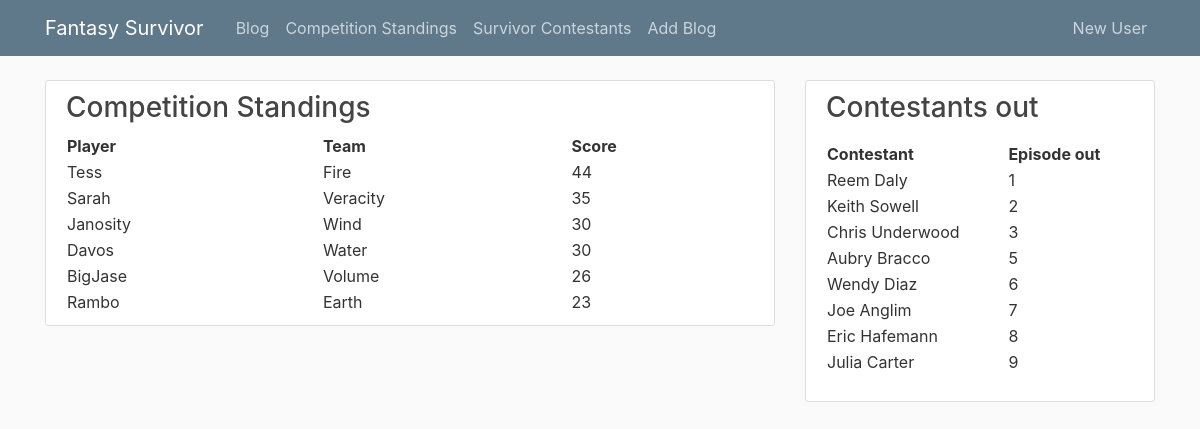
The app's page /leaderboard with its own data.
### tables this page shows
CREATE TABLE ParticipatingUser
(user_nm varchar(255), 
primary key (user_nm),
FOREIGN key (user_nm) REFERENCES CompUser);

CREATE TABLE Team
(team_nm varchar(255),
user_nm varchar(255),
comp_nm varchar(255),
primary key (team_nm),
foreign key (user_nm) REFERENCES ParticipatingUser,
FOReign key (comp_nm) REFERENCES FantasyCompetition);

CREATE TABLE Contestant
(contestant_id INTEGER PRIMARY KEY AUTOINCREMENT, 
name varchar(255),
age INT,
sex char(15),
origin_town varchar(255),
season_no INT,
ep_no INT,
position_out INT,
foreign key (season_no) references Season,
foreign key (ep_no) references Episode
);

### survivorcomp.py (the view)
@app.route("/")
@app.route("/leaderboard")
def board():
    conn = sqlite3.connect('survivor.db')
    conn.row_factory = dict_factory
    c = conn.cursor()
    query = 'select p.user_nm, t.team_nm, c.name, c.ep_no\
        FROM ParticipatingUser p, Team t, Based_on b, Contestant c\
        WHERE t.user_nm=p.user_nm and b.team_nm=t.team_nm and b.contestant_id=c.contestant_id'
    c.execute(query)
    df = pd.DataFrame(c.fetchall())
    c.execute('Select MAX(ep_no) as max from Episode')
    epmax = c.fetchall()[0]['max']
    df = df.fillna(epmax+1)
    leader_board = df.groupby(['user_nm', 'team_nm'])['ep_no'].agg('sum').reset_index(). \
        sort_values(['ep_no'], ascending=False).rename(columns={'ep_no':'score'})
    return render_template('leaderboard.html', leader_board=leader_board)

### survivorcomp.py (called while the page is built)
def dict_factory(cursor, row):
    d = {}
    for idx, col in enumerate(cursor.description):
        d[col[0]] = row[idx]
    return d

@app.context_processor
def feed_layout():
    conn = sqlite3.connect('survivor.db')
    conn.row_factory = dict_factory
    c = conn.cursor()
    c.execute("SELECT name, ep_no \
        FROM contestant \
        Where ep_no is not Null \
        order by ep_no")
    out_cons = c.fetchall()
    return dict(out_cons=out_cons)

### templates/leaderboard.html
{% extends "layout.html" %}
{% block content %}
<div class="content-section">
<h3>Competition Standings</h3>
<table style="width:100%">
    <tr>
        <th>Player</th>
        <th>Team</th>
        <th>Score</th>
    </tr>
   {% for idx, row in leader_board.iterrows()%}
      <tr>
        <td>{{ row.user_nm }}</td>
        <td>{{ row.team_nm }}</td>
        <td>{{ '%d' | format(row.score) }}</td>
    </tr>
{% endfor %}
</table>
</div>
{% endblock content %}

### templates/layout.html (shortened to what this page needs)
<!DOCTYPE html>
<html>
<head>
    <link rel="stylesheet" href="https://maxcdn.bootstrapcdn.com/bootstrap/4.0.0/css/bootstrap.min.css">
    <link rel="stylesheet" type="text/css" href="{{ url_for('static', filename='main.css') }}">
</head>
<body>
    <header class="site-header">
      <nav class="navbar navbar-expand-md navbar-dark bg-steel fixed-top">
        <div class="container">
          <a class="navbar-brand mr-4" href="/">Fantasy Survivor</a>
          <div class="collapse navbar-collapse" id="navbarToggle">
            <div class="navbar-nav mr-auto">
              <a class="nav-item nav-link" href="{{ url_for('blog') }}">Blog</a>
              <a class="nav-item nav-link" href="{{ url_for('board') }}">Competition Standings</a>
              <a class="nav-item nav-link" href="{{ url_for('contestants') }}">Survivor Contestants</a>
              <a class="nav-item nav-link" href="{{ url_for('add_blog') }}">Add Blog</a>
            </div>
            <div class="navbar-nav">
              <a class="nav-item nav-link" href="{{ url_for('register') }}">New User</a>
            </div>
          </div>
        </div>
      </nav>
    </header>
    <main role="main" class="container">
      <div class="row">
        <div class="col-md-8">
          {% block content %}{% endblock %}
        </div>
        <div class="col-md-4">
          <div class="content-section">
            <h3>Contestants out</h3>
            <p class='text-muted'>
              <table style="width:100%">
                <tr>
                  <th>Contestant</th>
                  <th>Episode out</th>
                </tr>
                  {% for contestant in out_cons%}
                    <tr>
                      <td>{{ contestant['name'] }}</td>
                      <td>{{ contestant['ep_no'] }}</td>
                    </tr>
                  {% endfor %}
              </table>
            </p>
          </div>
        </div>
      </div>
    </main>
</body>
</html>

### static/main.css (style rules this page uses)
body { background: #fafafa; color: #333333; margin-top: 5rem; }
h1, h2, h3, h4, h5, h6 { color: #444444; }
.bg-steel { background-color: #5f788a; }
.site-header .navbar-nav .nav-link { color: #cbd5db; }
.content-section { background: #ffffff; padding: 10px 20px; border: 1px solid #dddddd; border-radius: 3px; margin-bottom: 20px; }

### records on screen
ParticipatingUser: user_nm "Tess"
Team: team_nm "Fire"
ParticipatingUser: user_nm "Sarah"
Team: team_nm "Veracity"
ParticipatingUser: user_nm "Janosity"
Team: team_nm "Wind"
ParticipatingUser: user_nm "Davos"
Team: team_nm "Water"
ParticipatingUser: user_nm "BigJase"
Team: team_nm "Volume"
ParticipatingUser: user_nm "Rambo"
Team: team_nm "Earth"
Contestant: name "Reem Daly", ep_no "1"
Contestant: name "Keith Sowell", ep_no "2"
Contestant: name "Chris Underwood", ep_no "3"
Contestant: name "Aubry Bracco", ep_no "5"
Contestant: name "Wendy Diaz", ep_no "6"
Contestant: name "Joe Anglim", ep_no "7"
Contestant: name "Eric Hafemann", ep_no "8"
Contestant: name "Julia Carter", ep_no "9"

### other values on screen
{{ '%d' | format(row.score) }} "44" "35" "30" "30" "26" "23"
